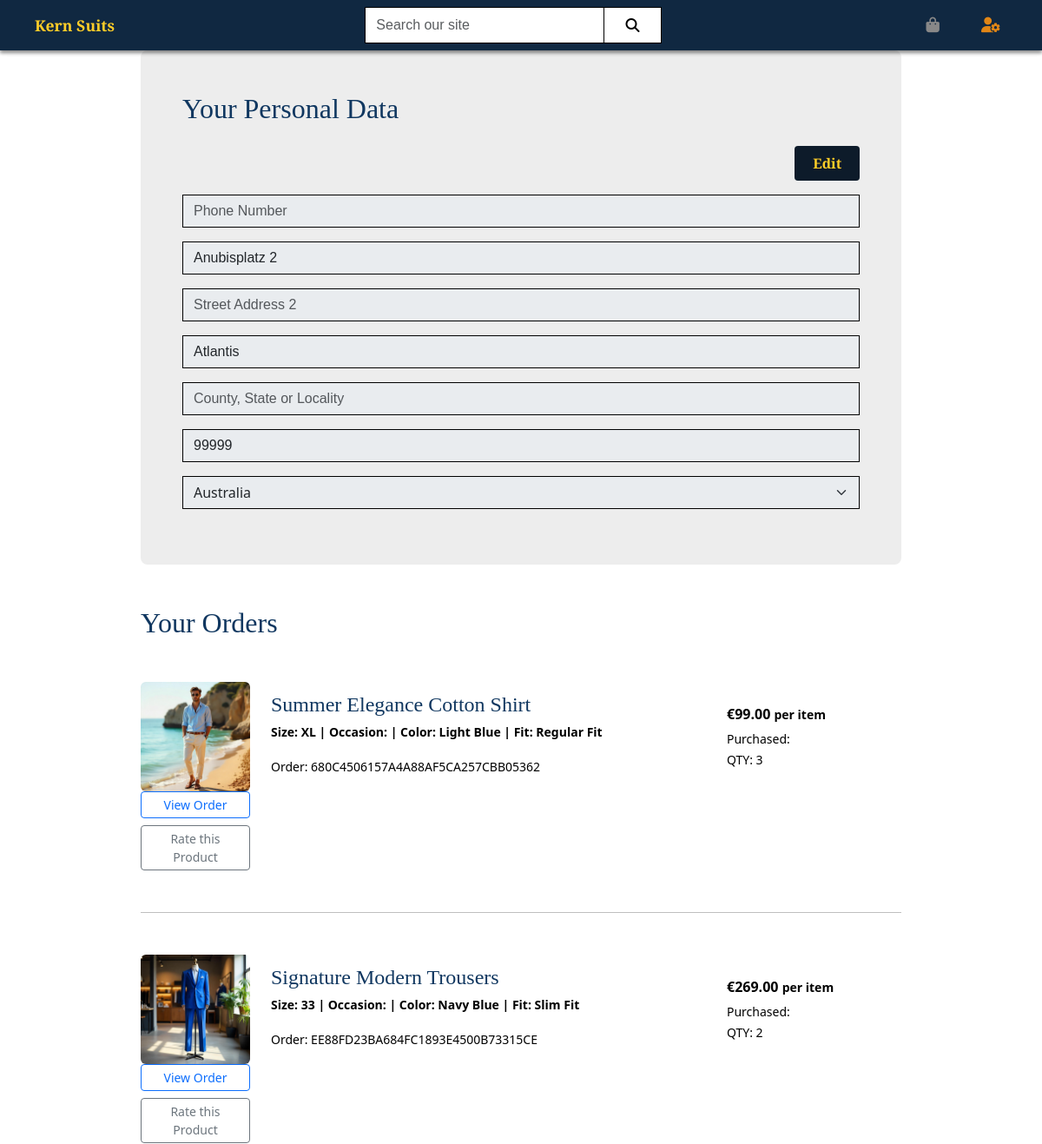
Page /user/ (signed in, upper part) on the earlier database version.
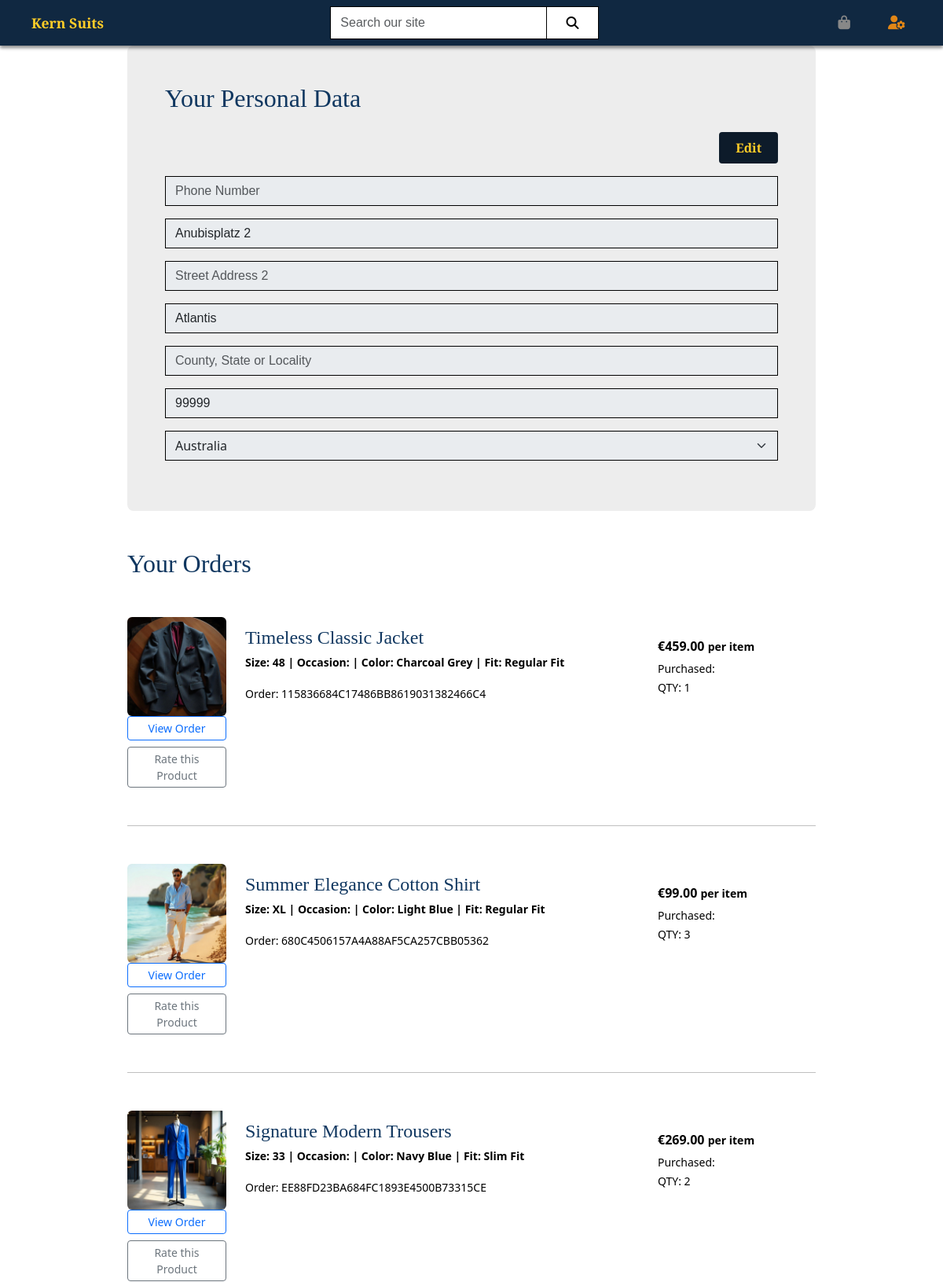
Same page on the later database version.
### user/models.py (models this page shows, shortened)
class UserProfile(models.Model):
    user = models.OneToOneField(User, on_delete=models.CASCADE)
    phone_number = models.CharField(max_length=20, null=True, blank=True)
    street_address1 = models.CharField(max_length=80, null=True, blank=True)
    street_address2 = models.CharField(max_length=80, null=True, blank=True)
    town_or_city = models.CharField(max_length=40, null=True, blank=True)
    county = models.CharField(max_length=80, null=True, blank=True)
    postcode = models.CharField(max_length=20, null=True, blank=True)
    country = CountryField(blank_label='Country', null=True, blank=True)

### checkout/models.py (models this page shows, shortened)
class OrderItem(models.Model):
    order = models.ForeignKey(
        Order,
        related_name='items',
        on_delete=models.CASCADE
    )
    variant = models.ForeignKey(
        ProductVariant,
        on_delete=models.PROTECT
    )
    quantity = models.PositiveIntegerField(default=1)
    price = models.DecimalField(max_digits=10, decimal_places=2)

class Order(models.Model):
    order_number = models.CharField(
        max_length=32,
        unique=True,
        editable=False
    )
    user = models.ForeignKey(
        settings.AUTH_USER_MODEL,
        on_delete=models.SET_NULL,
        null=True,
        blank=True,
        related_name='orders'
    )
    created_at = models.DateTimeField(auto_now_add=True)
    updated_at = models.DateTimeField(auto_now=True)
    status = models.CharField(
        max_length=20,
        choices=settings.STATUS_CHOICES,
        default='created'
    )
    first_name = models.CharField(max_length=100)
    last_name = models.CharField(max_length=100)
    email = models.EmailField()
    phone = models.CharField(max_length=20, blank=True)
    address_line1 = models.CharField(max_length=255)
    address_line2 = models.CharField(max_length=255, blank=True)
    postal_code = models.CharField(max_length=20)
    city = models.CharField(max_length=100)
    country = CountryField(blank_label='Country *', null=False, blank=False)
    total_amount = models.DecimalField(max_digits=10, decimal_places=2, default=0.00)
    delivery_costs = models.DecimalField(max_digits=10, decimal_places=2, default=0.00)
    grand_total = models.DecimalField(max_digits=10, decimal_places=2, default=0.00)
    stripe_pid = models.CharField(max_length=255, blank=True, null=True)
    original_bag = models.TextField(blank=True, null=True)

### products/models.py (models this page shows, shortened)
class ProductVariant(models.Model):
    product = models.ForeignKey(Product, related_name="variants", on_delete=models.CASCADE)
    size = models.ForeignKey(Size, on_delete=models.PROTECT)
    fit = models.ForeignKey(Fit, on_delete=models.PROTECT)
    color = models.ForeignKey(Color, on_delete=models.PROTECT)
    sku = models.CharField(max_length=50, unique=True)
    stock = models.PositiveIntegerField(default=0)
    price = models.DecimalField(max_digits=8, decimal_places=2, null=True, blank=True)
    is_active = models.BooleanField(default=True)

class Product(models.Model):
    category = models.ForeignKey(Category, related_name="products", on_delete=models.PROTECT)
    occasion = models.ForeignKey(Occasion, related_name="products", on_delete=models.PROTECT)
    series = models.ForeignKey(Series, related_name="products", on_delete=models.PROTECT)
    name = models.CharField(max_length=255)
    slug = models.SlugField(unique=True)
    description = models.TextField(blank=True)
    fabric = models.CharField(max_length=100)
    is_active = models.BooleanField(default=True)
    image_url = models.URLField(max_length=1024, null=True, blank=True)
    image = models.ImageField(upload_to="products/", null=True, blank=True)
    rating = models.DecimalField(max_digits=6, decimal_places=2, null=True, blank=True)

class Size(models.Model):
    name = models.CharField(max_length=40)
    kind = models.CharField(max_length=40)
    def __str__(self):
        return self.name

class Color(models.Model):
    name = models.CharField(max_length=40, unique=True)
    slug = models.SlugField(max_length=40, unique=True)
    hex_code = models.CharField(max_length=10)
    def __str__(self):
        return self.name

class Fit(models.Model):
    name = models.CharField(max_length=40, unique=True)
    slug = models.SlugField(max_length=40, unique=True)
    def __str__(self):
        return self.name

### user/views.py (the view)
# urls.py: path('', views.profile, name='profile'),
@login_required
def profile(request):
    profile = get_object_or_404(UserProfile, user=request.user)
    if request.method == 'POST':
        form = UserProfileForm(request.POST, instance=profile)
        if form.is_valid():
            form.save()
            messages.success(request, "New profile data saved!")
    else:
        form = UserProfileForm(instance=profile)
    order_items = (
        OrderItem.objects.filter(order__user=request.user)
        .select_related('order', 'variant__product', 'variant__size', 'variant__product__occasion', 'variant__color', 'variant__fit')
        .order_by('-order__created_at')
    )
    context = {
        'form': form,
        'order_items': order_items,
    }
    return render(request, 'user/profile.html', context)

### user/forms.py
class UserProfileForm(forms.ModelForm):
    class Meta:
        model = UserProfile
        exclude = ('user',)
    def __init__(self, *args, **kwargs):
        super().__init__(*args, **kwargs)
        placeholders = {
            'phone_number': 'Phone Number',
            'postcode': 'Postal Code',
            'town_or_city': 'Town or City',
            'street_address1': 'Street Address 1',
            'street_address2': 'Street Address 2',
            'county': 'County, State or Locality',
        }
        self.fields['phone_number'].widget.attrs['autofocus'] = True
        for field in self.fields:
            if field != 'country':
                if self.fields[field].required:
                    placeholder = f'{placeholders[field]} *'
                else:
                    placeholder = placeholders[field]
                self.fields[field].widget.attrs['placeholder'] = placeholder
            self.fields[field].widget.attrs['class'] = 'border-black rounded-0 profile-form-input'
            self.fields[field].label = False

### bag/contexts.py (called while the page is built, shortened)
def bag_contents(request):
    bag = request.session.get("bag", {})
    bag_items = []
    total = 0
    variant_count = 0
    delivery_cost = 0
    context = {
        "bag_items": bag_items,
        "grand_total": total,
        "variant_count": variant_count,
        "delivery_cost": delivery_cost,
    }
    return context

### user/templates/user/profile.html (shortened to what this page needs)
{% extends "user/base.html" %}
{% load static %}
{% load crispy_forms_tags %}
{% block extra_css %}
    <link rel="stylesheet" href="{% static 'user/css/profile.css' %}">
{% endblock %}
{% block content %}
<main>
<div class="container ">
    <div class="p-3 p-md-5 mb-5 personal-data-container">
        <h2 class="mb-4">Your Personal Data</h2>
        <form method="POST" action="{% url 'profile' %}" id="profile-form">
            <div class="d-flex justify-content-end mb-3">
                <button id="editButton" type="button" class="btn btn-dark">Edit</button>
            </div>
            {{ form|crispy }}
        </form>
    </div>
    <h2 class="mb-4">Your Orders</h2>
    {% for item in order_items %}
    <div class="row py-4 align-items-center">
        <div class="col-3 col-md-2" id="image-container">
            <a href="{% url 'product_details' item.variant.product.id %}">
                <img src="{{ item.variant.product.image.url }}" alt="{{ item.variant.product.name }}" class="img-fluid rounded">
            </a>
        </div>
        <div class="col-9 col-md-7">
            <h4 class="mb-1">{{ item.variant.product.name }}</h4>
            <small>
                <strong>
                Size: {{ item.variant.size }} |
                Occasion: {{ item.variant.occasion }} |
                Color: {{ item.variant.color }} |
                Fit: {{ item.variant.fit }}
                </strong>
            </small>
            <div class="mt-3 ">
                <small>Order: {{ item.order.order_number }}</small>
            </div>
        </div>
        <div class="col-12 col-md-3 mt-3 mt-md-0 d-flex flex-column justify-content-between">
            <div>
                <div class="fw-bold mb-1">€{{ item.price }} <small>per item</small></div>
                <small>Purchased: {{ item.created_at|date:"Y-m-d" }}</small><br>
                <small>QTY: {{ item.quantity }}</small>
            </div>
        </div>
        <div class="col-12 col-md-2 mt-3 mt-md-0 text-md-end">
            <a href="{% url 'order_details' order_id=item.order.id %}" class="btn btn-outline-primary btn-sm mb-2 w-100">View Order</a>
            <a href="#" class="btn btn-outline-secondary btn-sm w-100">Rate this Product</a>
        </div>
    </div>
    <hr class="my-4">
    {% empty %}
    <p>You have no orders yet.</p>
    {% endfor %}
</div>
</main>
{% endblock %}

### user/templates/user/base.html (shortened to what this page needs)
{% load static %}
<!DOCTYPE html>
<html lang="en" data-theme="light">
<head>
    {% block core_css %}
    <link rel="stylesheet" href="{% static 'user/css/base.css' %}">
    <link href="https://cdn.jsdelivr.net/npm/bootstrap@5.3.7/dist/css/bootstrap.min.css" rel="stylesheet">
    <link href="https://cdnjs.cloudflare.com/ajax/libs/font-awesome/6.5.0/css/all.min.css" rel="stylesheet">
    {% endblock %}
    {% block extra_css%}
    {% endblock %}
</head>
<body>
    <header class="fixed-top">
        <div class="d-none d-md-block">
            {% include "includes/shop_navbar_desktop.html" %}
        </div>
    </header>
    <div class="main d-flex justify-content-center">
        {% block content %}
        {% endblock %}
    </div>
</body>
</html>

### templates/includes/shop_navbar_desktop.html (shortened to what this page needs)
<nav class="navbar navbar-expand-md px-4">
    <a class="navbar-brand fw-bold nav-link" href="{% url 'home' %}"> Kern Suits</a>
    <div class="collapse navbar-collapse justify-content-end">
        <form method="GET" action="{% url 'products' %}">
            <div class="input-group w-100">
                <input class="form-control border border-black rounded-0" type="text" name="q"
                    placeholder="Search our site">
                <div class="input-group-append me-2 ">
                    <button class="form-control btn btn-white border border-black rounded-0 me-2" type="submit">
                        <span class="icon">
                            <i class="fas fa-search"></i>
                        </span>
                    </button>
                </div>
            </div>
        </form>
        <ul class="navbar-nav align-items-center">
            <li class="nav-item">
                <a class="nav-link hover" href="{% url 'bag' %}">
                    <i class="fas fa-bag-shopping" style="color: var(--nav-icon);"></i>
                </a>
            </li>
            <li class="nav-item dropdown">
                <a class="nav-link hover"
                    href="#" data-bs-toggle="dropdown" aria-haspopup="true" id="user-options" role="button">
                    {% if request.user.is_authenticated %}
                        {% if request.user.is_superuser %}
                            <i class="fas fa-user-cog" style="color: var(--text-admin);"></i>
                        {% else %}
                            <i class="fas fa-user-circle" style="color: var(--nav-icon);"></i>
                        {% endif %}
                    {% else %}
                        <i class="fas fa-user" style="color: var(--nav-icon);"></i>
                    {% endif %}
                </a>
            </li>
        </ul>
    </div>
</nav>

### user/static/user/css/base.css (style rules this page uses)
[data-theme] body { background-color: var(--bgDefault2); }

### user/static/user/css/profile.css (style rules this page uses)
[data-theme] body { background-color: var(--bgDefault); }
[data-theme] main { max-width: 900px; margin-top: 0; }
[data-theme] .personal-data-container { border-radius: 0.5rem; background-color: var(--bgDefault2); padding: 0 20px; }

### static/css/themes.css (style rules this page uses)
:root { --text1: #000000; --text2: #0d1b2a; --text3: #102841; --text-admin: #e18616; --title1: #0a2540; --title2: #103760; --link: #1573d7; --link-hover: #298bf3; --bgDefault: #ffffff; --bgDefault2: #ededed; --bgcontrast: #102841; --act1-bg: #ffbe3b; --act1-text: #0d1b2a; --act1-border: #c89e2d; --act1-bg-hover: #0d1b2a; --act1-text-hover: #f3c83c; --act2-bg: #0d1b2a; --act2-text: #ffcd28; --act2-bg-hover: #d4af37; --act2-text-hover: #0d1b2a; --color1: #102841; --color3: #d4af37; --color4: #c89e2d; --color5: #f2f2f2; --nav-bg: #102841; --nav-title: #ffffff; --nav-link: #ffcd28; --nav-link-hover: #ffffff; --nav-icon: rgb(136, 136, 136); }
* { color: var(--text1); }
a { color: var(--link); text-decoration: none; font-weight: 500; }
[data-theme] nav, [data-theme] header, [data-theme] .dropdown-menu { background-color: var(--nav-bg); box-sizing: border-box; box-shadow: 0px 3px 4px #00000040; }
[data-theme] header .nav-link, [data-theme] .dropdown-menu a { margin: 0 1rem; text-decoration: none; color: var(--nav-link); font-size: 1.1rem; }
.btn-white { display: inline-block; padding: 0.5rem 1.3rem; background: var(--bgDefault); color: var(--text3); text-decoration: none; border-radius: 4px; border: 1px solid var(--bgDefault2); font-weight: bold; transition: background-color 0.3s ease; font-family: "Cinzel", serif; }
.btn-dark { display: inline-block; padding: 0.5rem 1.3rem; background: var(--act2-bg); color: var(--act2-text); border: none; text-decoration: none; border-radius: 4px; font-weight: bold; transition: background-color 0.3s ease; font-family: "Cinzel", serif; }
.hover { transition: color 0.3s ease; }
[data-theme] form input { font-family: "Calibry", sans-serif; }

### static/css/layout.css (style rules this page uses)
:root { --nav-height: 58px; --padding-horizontal: 15px; }
* { margin: 0; padding: 0; }
h1, h2, h3, h4, h5, h6 { color: var(--title2); font-family: 'Cinzel', serif; }
main, [data-theme] .main { margin-top: var(--nav-height); align-self: flex-start; }
[data-theme] nav, [data-theme] header { font-family: 'Cinzel', serif; }
[data-theme] header form { width: 100%; max-width: 350px; margin: 0 auto; }
.row { height: 100%; }
@media (min-width:992px) { .row * { margin-top: 0; } }

Differences in the rows shown:
added OrderItem: variant.product.image (picture), variant.product.name "Timeless Classic Jacket", variant.size "48", variant.color "Charcoal Grey", variant.fit "Regular Fit", order.order_number "115836684C17486BB8619031382466C4", price "459.00", quantity "1"
